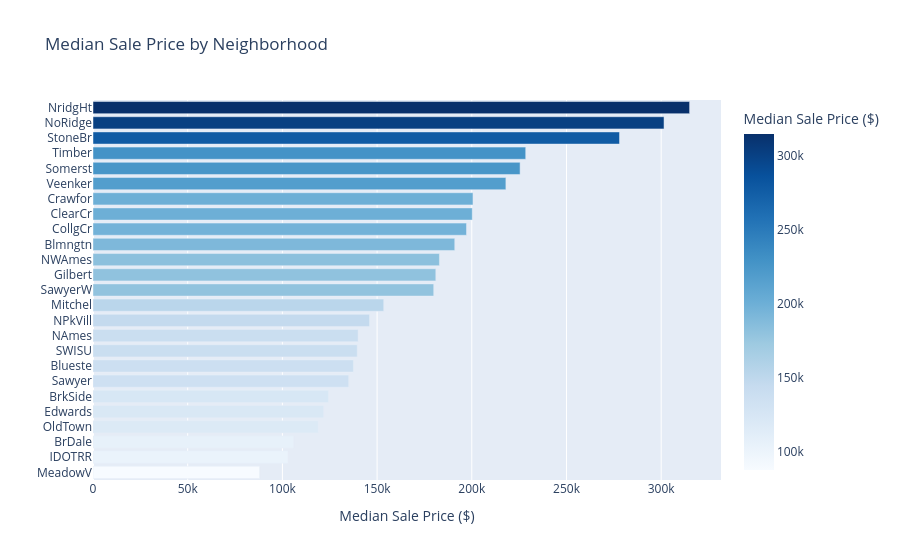

Notebook cell for this chart:
### Markdown cell above
The overall quality has a positive correlation with sale price, and also there is a wider range  in sale price as overall quality increases.

### Code cell
avg_by_neighborhood = df.groupby('Neighborhood')['SalePrice'].median().reset_index()
avg_by_neighborhood = avg_by_neighborhood.sort_values('SalePrice', ascending=True)

fig = px.bar(
    avg_by_neighborhood,
    x='SalePrice',
    y='Neighborhood',
    orientation='h',
    title='Median Sale Price by Neighborhood',
    labels={'SalePrice': 'Median Sale Price ($)', 'Neighborhood': ''},
    color='SalePrice',
    color_continuous_scale='Blues'
)
fig.show()

### Figure 1 — Plotly figure (JSON) as saved in the notebook; plotly's stock layout.template omitted (floating-point values rounded to 4 significant figures)
{"data": [{"hovertemplate": "Median Sale Price ($)=%{marker.color}<br>=%{y}<extra></extra>", "legendgroup": "", "marker": {"color": [88000.0, 103000.0, 106000.0, 119000.0, 121800.0, 124300.0, 135000.0, 137500.0, 139500.0, 140000.0, 146000.0, 153500.0, 179900.0, 181000.0, 182900.0, 191000.0, 197200.0, 200200.0, 200600.0, 218000.0, 225500.0, 228500.0, 278000.0, 301500.0, 315000.0], "coloraxis": "coloraxis", "pattern": {"shape": ""}}, "name": "", "orientation": "h", "showlegend": false, "textposition": "auto", "type": "bar", "x": [88000.0, 103000.0, 106000.0, 119000.0, 121800.0, 124300.0, 135000.0, 137500.0, 139500.0, 140000.0, 146000.0, 153500.0, 179900.0, 181000.0, 182900.0, 191000.0, 197200.0, 200200.0, 200600.0, 218000.0, 225500.0, 228500.0, 278000.0, 301500.0, 315000.0], "xaxis": "x", "y": ["MeadowV", "IDOTRR", "BrDale", "OldTown", "Edwards", "BrkSide", "Sawyer", "Blueste", "SWISU", "NAmes", "NPkVill", "Mitchel", "SawyerW", "Gilbert", "NWAmes", "Blmngtn", "CollgCr", "ClearCr", "Crawfor", "Veenker", "Somerst", "Timber", "StoneBr", "NoRidge", "NridgHt"], "yaxis": "y"}], "layout": {"barmode": "relative", "coloraxis": {"colorbar": {"title": {"text": "Median Sale Price ($)"}}, "colorscale": [[0, "rgb(247,251,255)"], [0.125, "rgb(222,235,247)"], [0.25, "rgb(198,219,239)"], [0.375, "rgb(158,202,225)"], [0.5, "rgb(107,174,214)"], [0.625, "rgb(66,146,198)"], [0.75, "rgb(33,113,181)"], [0.875, "rgb(8,81,156)"], [1, "rgb(8,48,107)"]]}, "legend": {"tracegroupgap": 0}, "title": {"text": "Median Sale Price by Neighborhood"}, "xaxis": {"anchor": "y", "domain": [0, 1], "title": {"text": "Median Sale Price ($)"}}, "yaxis": {"anchor": "x", "domain": [0, 1], "title": {"text": ""}}}}
